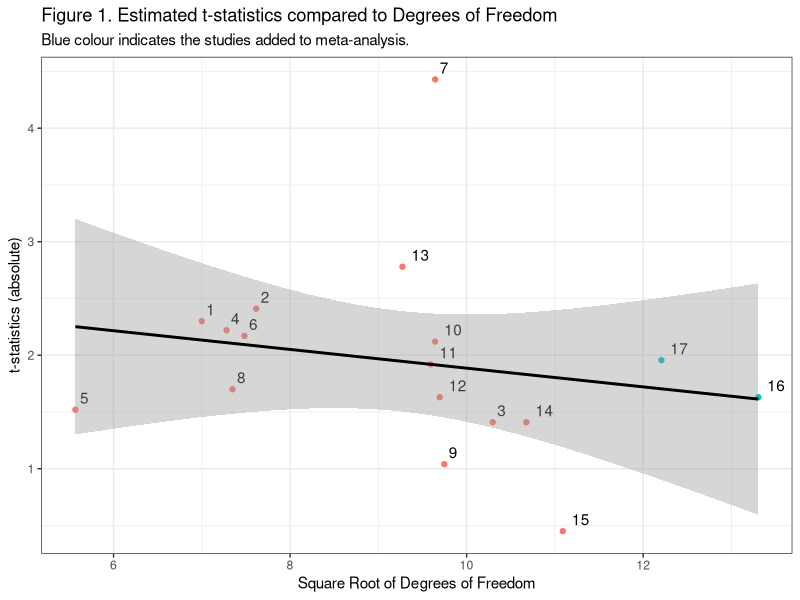
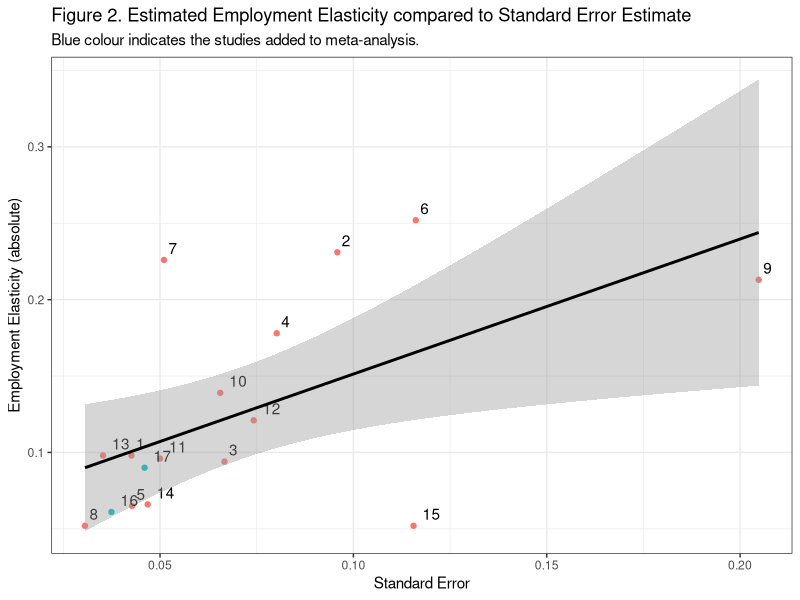

Source code (R) for these figures, in order:
library(tidyverse)

id_num = c(seq(1, 17, 1))

is_new = c(rep('No', 15), rep('Yes', 2))

author = c('Kaitz',
           'Mincer',
           'Gramlich',
           'Welch',
           'Ragan',
           'Wachter and Kim',
           'Iden',
           'Ragan',
           'Abowd and Killingsworth',
           'Betsey and Dunson',
           'Brown',
           'Hammermesh',
           'Solon',
           'Wellington',
           'Klerman',
           'Bernstein and Schmitt',
           'Bazen&Marimoutou')
year = c(
  1970, 1976, 1976, 1976, 1977, 
  1979, 1980, 1981, 1981, 1981,
  1983, 1981, 1985, 1991, 1992,
  2000, 2002)

t_stat = c(
  2.30, 2.41, 1.41, 2.22, 1.52,
  2.17, 4.43, 1.70, 1.04, 2.12,
  1.92, 1.63, 2.78, 1.41, 0.45,
  1.63, 1.9565)

df = c(49, 58, 106, 53, 31, 56, 93, 54, 95, 93, 92, 94, 86, 114, 123, 177, 149)

coef = c(
  0.098, 0.231, 0.094, 0.178, 0.065,
  0.252, 0.226, 0.052, 0.213, 0.139,
  0.096, 0.121, 0.098, 0.066, 0.052,
  0.061, 0.090)

teen_subsample = c(NA,NA,NA,NA,NA,NA,NA,NA,NA,NA,NA,NA,NA,NA,NA, 0, 0) # 4

log_spec = c(
  0, 0, 1, 1, 1,
  1, 0, 1, 1, 0,
  1, 1, 1, 1, 1,
  1, 1)

no_exp_var = c(10, 5, 17, 6, 8, 11, 10, 9, 8, 10, 11, 5, 17, 17, NA, 10, 10)

autoreg_correction = c(0, 1, 1, 0, 1, 0, 1, 1, 0, 1, 0, 1, 1, 1, 1, NA, NA)

dt = data.frame(id_num, is_new, author, year, t_stat, df, coef, teen_subsample, log_spec, no_exp_var, autoreg_correction)
dt$error = dt$coef / dt$t_stat
dt$sqrt_df = sqrt(dt$df)
dt$l_sqrt_df = log(dt$sqrt_df)

# original meta-analysis excerpt:
# The t-ratio is the estimate divided by the standard error.
# With a large enough sample, t-ratios greater than 1.96 (in absolute value)
# suggest that your coefficient is statistically significantly different from 0
# at the 95% confidence level. A threshold of 1.645 is used for 90% confidence.

lm(log(t_stat) ~ l_sqrt_df,
   data = dt[1:15,]) # %>% summary()

lm(log(t_stat) ~ l_sqrt_df + autoreg_correction + log_spec,
   data = dt[1:15,]) # %>% summary()


# Figure 1
fig_1_new = ggplot(dt, aes(x = sqrt_df, y = t_stat)) +
  geom_point(aes(color = as.factor(is_new))) +
  geom_text(aes(label = id_num), hjust = -0.5, vjust = -0.5) +
  geom_smooth(method = 'lm', color = 'black') +
  labs(title = 'Figure 1. Estimated t-statistics compared to Degrees of Freedom',
       subtitle = 'Blue colour indicates the studies added to meta-analysis.',
       x = 'Square Root of Degrees of Freedom',
       y = 't-statistics (absolute)') +
  theme_bw() + 
  theme(legend.position = 'none')

# Figure 2
fig_2_new = ggplot(dt, aes(x = error, y = coef)) +
  geom_point(aes(color = as.factor(is_new))) +
  geom_text(aes(label = id_num), hjust = -0.5, vjust = -0.5) +
  geom_smooth(method = 'lm', color = 'black') +
  labs(title = 'Figure 2. Estimated Employment Elasticity compared to Standard Error Estimate',
       subtitle = 'Blue colour indicates the studies added to meta-analysis.',
       x = 'Standard Error',
       y = 'Employment Elasticity (absolute)') +
  theme_bw() + 
  theme(legend.position = 'none')
